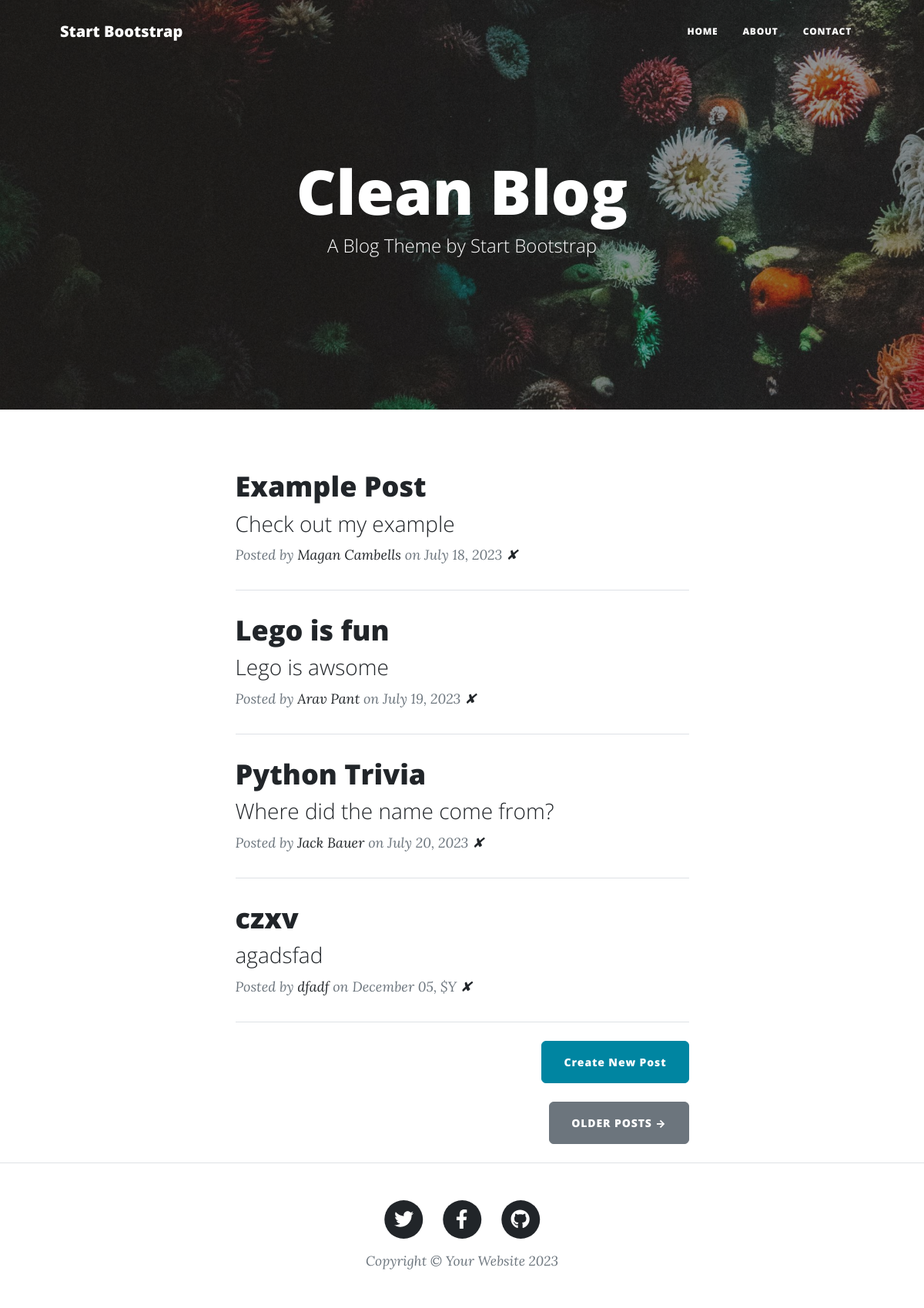
Before: / with the older database file.
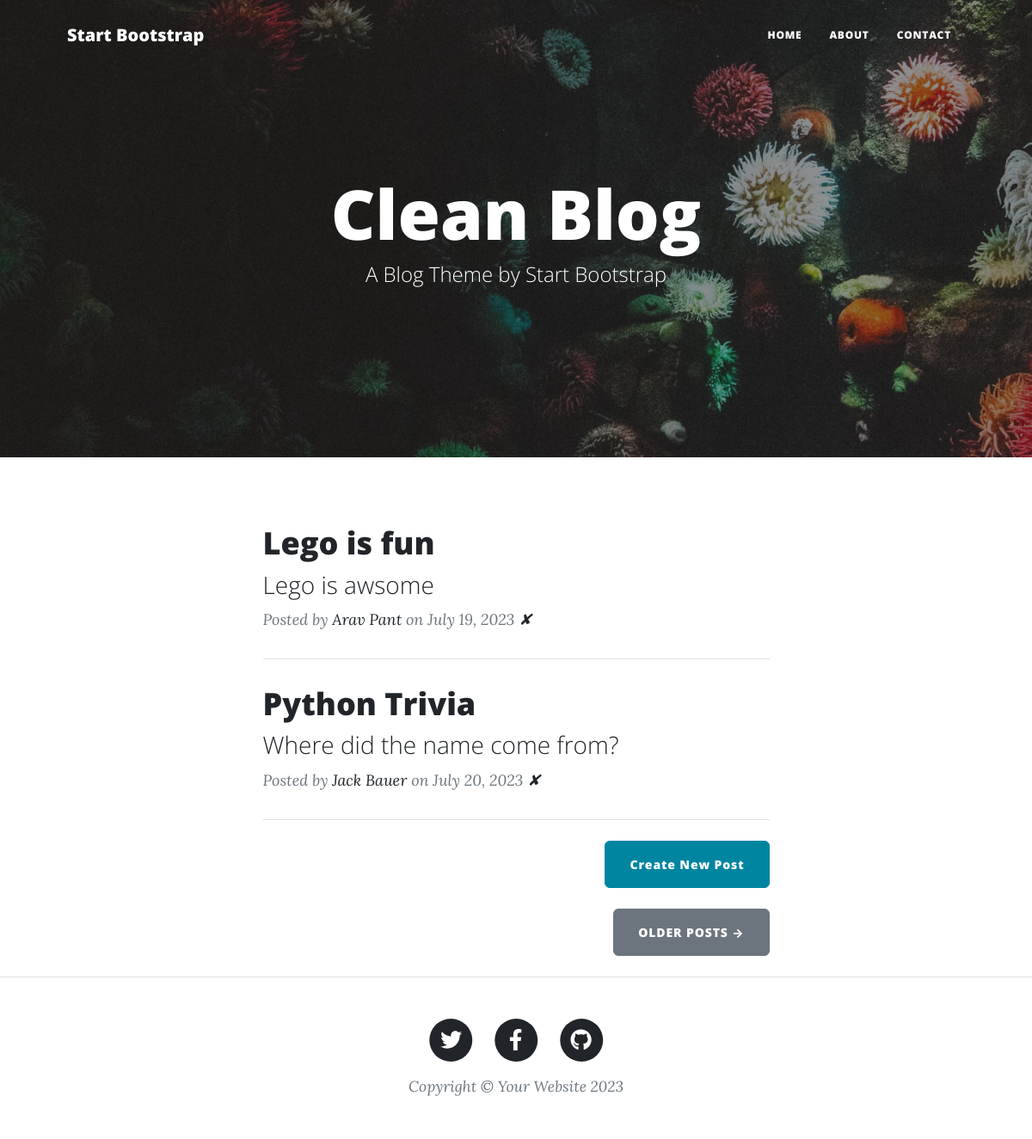
After: the same page with the newer database file.
### main.py (models this page shows)
class BlogPost(db.Model):
    id = db.Column(db.Integer, primary_key=True)
    title = db.Column(db.String(250), unique=True, nullable=False)
    subtitle = db.Column(db.String(250), nullable=False)
    date = db.Column(db.String(250), nullable=False)
    body = db.Column(db.Text, nullable=False)
    author = db.Column(db.String(250), nullable=False)
    img_url = db.Column(db.String(250), nullable=False)

### main.py (the view)
@app.route('/')
def get_all_posts():
    posts = db.session.execute(db.select(BlogPost)).scalars().all()
    return render_template("index.html", all_posts=posts)

### templates/index.html
{% include "header.html" %}
<header
  class="masthead"
  style="background-image: url('../static/assets/img/home-bg.jpg')"
>
  <div class="container position-relative px-4 px-lg-5">
    <div class="row gx-4 gx-lg-5 justify-content-center">
      <div class="col-md-10 col-lg-8 col-xl-7">
        <div class="site-heading">
          <h1>Clean Blog</h1>
          <span class="subheading">A Blog Theme by Start Bootstrap</span>
        </div>
      </div>
    </div>
  </div>
</header>
<div class="container px-4 px-lg-5">
  <div class="row gx-4 gx-lg-5 justify-content-center">
    <div class="col-md-10 col-lg-8 col-xl-7">
      {% for post in all_posts %}
      <div class="post-preview">
        <a href="{{ url_for('show_post', post_id=post.id) }}">
          <h2 class="post-title">{{ post.title }}</h2>
          <h3 class="post-subtitle">{{ post.subtitle }}</h3>
        </a>
        <p class="post-meta">
          Posted by
          <a href="#">{{post.author}}</a>
          on {{post.date}}
          <a href="{{url_for('delete', post_id = post.id)}}">✘</a>
        </p>
      </div>
      <hr class="my-4" />
      {% endfor %}
      <div class="d-flex justify-content-end mb-4">
        <a
          class="btn btn-primary float-right"
          href="TODO: add code to add_new_post here"
          >Create New Post</a
        >
      </div>
      <div class="d-flex justify-content-end mb-4">
        <a class="btn btn-secondary text-uppercase" href="#!">Older Posts →</a>
      </div>
    </div>
  </div>
</div>
{% include "footer.html" %}

### templates/header.html (shortened to what this page needs)
<!DOCTYPE html>
<html lang="en">
  <head>
    {% block styles %}
    {{ bootstrap.load_css() }}
    <link
      href="{{ url_for('static', filename='css/styles.css') }}"
      rel="stylesheet"
    />
    {% endblock %}
  </head>
  <body>
    <nav class="navbar navbar-expand-lg navbar-light" id="mainNav">
      <div class="container px-4 px-lg-5">
        <a class="navbar-brand" href="/">Start Bootstrap</a>
        <div class="collapse navbar-collapse" id="navbarResponsive">
          <ul class="navbar-nav ms-auto py-4 py-lg-0">
            <li class="nav-item">
              <a
                class="nav-link px-lg-3 py-3 py-lg-4"
                href="{{ url_for('get_all_posts') }}"
                >Home</a
              >
            </li>
            <li class="nav-item">
              <a
                class="nav-link px-lg-3 py-3 py-lg-4"
                href="{{ url_for('about') }}"
                >About</a
              >
            </li>
            <li class="nav-item">
              <a
                class="nav-link px-lg-3 py-3 py-lg-4"
                href="{{ url_for('contact') }}"
                >Contact</a
              >
            </li>
          </ul>
        </div>
      </div>
    </nav>

### templates/footer.html (shortened to what this page needs)
        <footer class="border-top">
          <div class="container px-4 px-lg-5">
              <div class="row gx-4 gx-lg-5 justify-content-center">
                  <div class="col-md-10 col-lg-8 col-xl-7">
                      <ul class="list-inline text-center">
                          <li class="list-inline-item">
                              <a href="#!">
                                  <span class="fa-stack fa-lg">
                                      <i class="fas fa-circle fa-stack-2x"></i>
                                      <i class="fab fa-twitter fa-stack-1x fa-inverse"></i>
                                  </span>
                              </a>
                          </li>
                          <li class="list-inline-item">
                              <a href="#!">
                                  <span class="fa-stack fa-lg">
                                      <i class="fas fa-circle fa-stack-2x"></i>
                                      <i class="fab fa-facebook-f fa-stack-1x fa-inverse"></i>
                                  </span>
                              </a>
                          </li>
                          <li class="list-inline-item">
                              <a href="#!">
                                  <span class="fa-stack fa-lg">
                                      <i class="fas fa-circle fa-stack-2x"></i>
                                      <i class="fab fa-github fa-stack-1x fa-inverse"></i>
                                  </span>
                              </a>
                          </li>
                      </ul>
                      <div class="small text-center text-muted fst-italic">Copyright &copy; Your Website 2023</div>
                  </div>
              </div>
          </div>
      </footer>
  </body>
</html>

Changed rows visible on the page:
removed BlogPost: title "Example Post", subtitle "Check out my example", author "Magan Cambells", date "July 18, 2023"
removed BlogPost: title "czxv", subtitle "agadsfad", author "dfadf", date "December 05, $Y"
